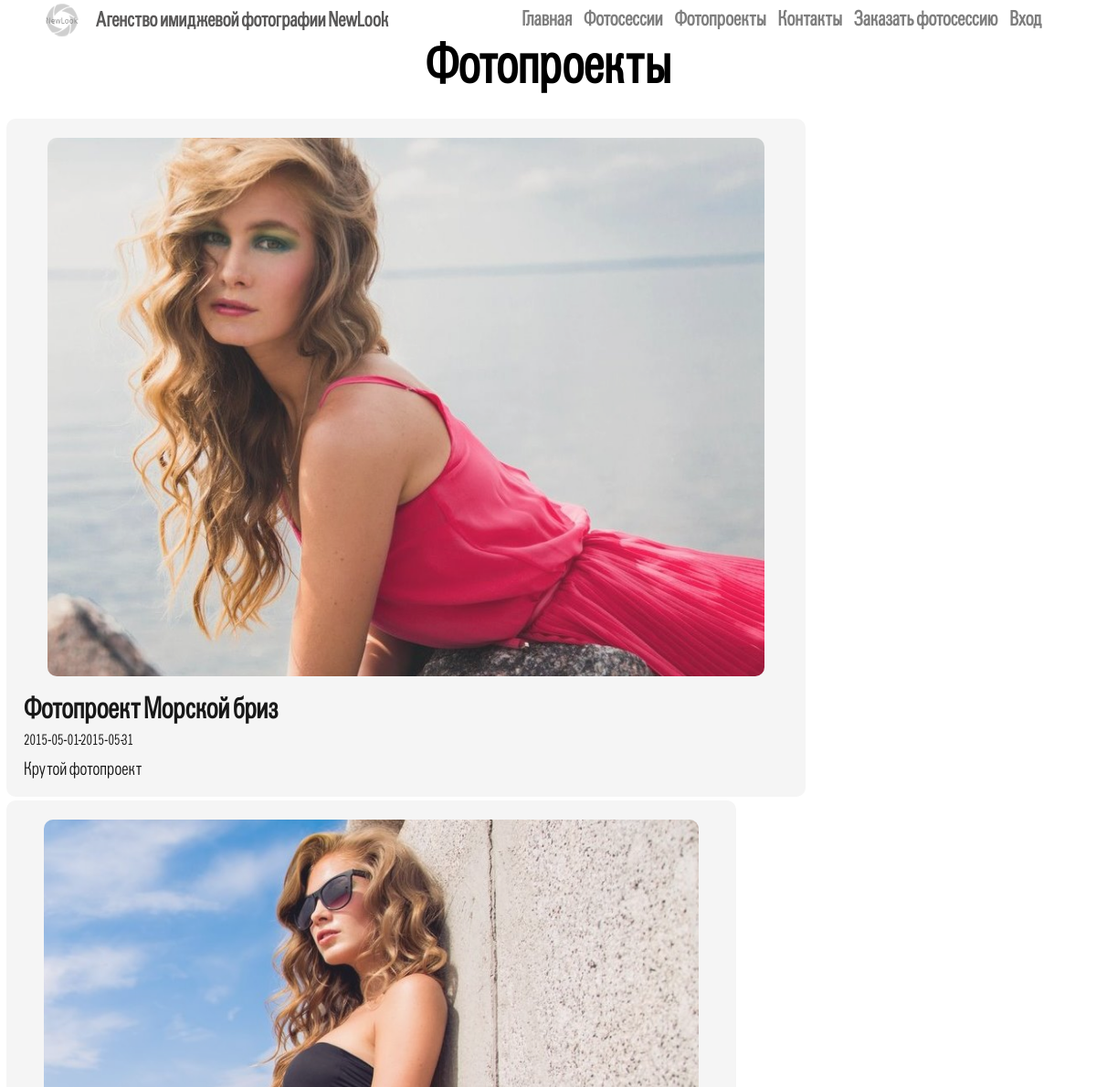
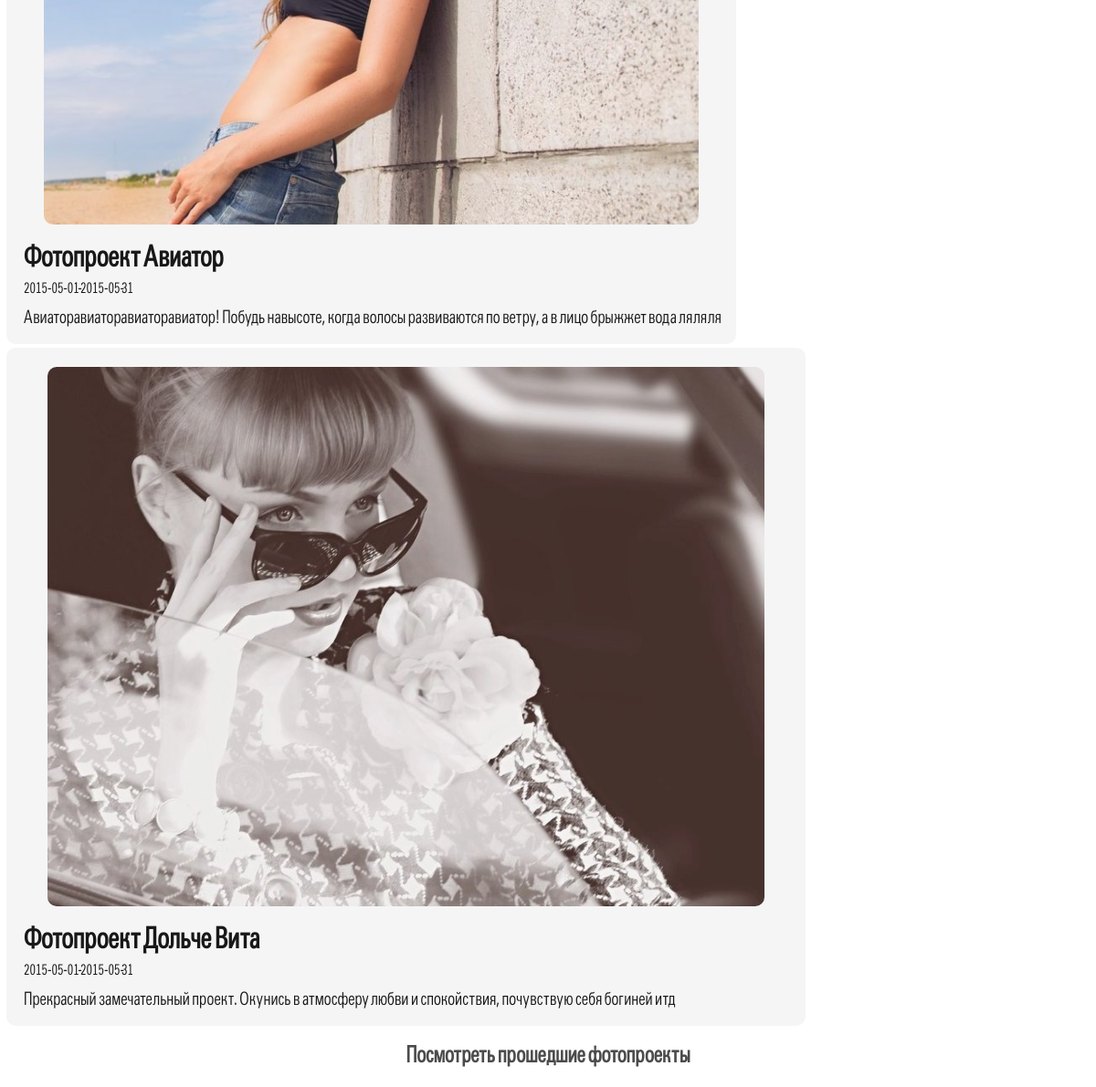
/projects/index.php, run on the app's committed database (2 pictures, top to bottom).
### tables this page shows
CREATE TABLE IF NOT EXISTS `photoproject` (
  `id_project` int(10) NOT NULL AUTO_INCREMENT,
  `name_folder` varchar(15) NOT NULL,
  `name_project` varchar(30) NOT NULL,
  `date_start` date NOT NULL,
  `date_over` date NOT NULL,
  `about_project` varchar(3000) NOT NULL,
  `price` int(10) NOT NULL,
  `makeup` tinyint(1) NOT NULL,
  `hairstylist` tinyint(1) NOT NULL,
  `florist` tinyint(1) NOT NULL,
  `id_location` int(10) NOT NULL,
  `color` varchar(7) NOT NULL,
  `color_butt_txt` varchar(7) NOT NULL,
  `color_butt` varchar(7) NOT NULL,
  PRIMARY KEY (`id_project`)
);

### projects/index.php (the view, shortened to what this page needs)
<html>
<head>
	<link rel="stylesheet" type="text/css" href="../css/style_project.css">
	<link rel="stylesheet" type="text/css" href="../css/style.css">
</head>
<body>
<br>
<h1 class=projects_block_h1>Фотопроекты</h1>
<?
$date_now=date('Y-m-d');
$request= "SELECT id_project, name_project, date_start, date_over, about_project, price, name_folder FROM photoproject WHERE (".$date_now."<date_over) ORDER BY id_project";
$result=mysql_query($request);
while($row=mysql_fetch_array($result)){
if($date_now<$row['date_over']){
echo "<a href='project.php?id=".$row['id_project']."'><table class=table_pr border='0' ><tr><td><img class='title_img_pr' src='".$row['name_folder']."/title_photo.jpg'>";
echo "<h1 class=title_pr_h1>Фотопроект ".$row['name_project']."</h1>";
echo "<p class=about_date_pr>".$row['date_start']."-".$row['date_over']."</p>";
echo "<h2 class=about_pr_h2>".$row['about_project']."</h2>";
echo "</tr></table></a>";
}
}
?>
<a href="others.php"><h2 class="projects_block_h1 a1" style="font-size:25px;">Посмотреть прошедшие фотопроекты</h2></a>
</body>
</html>

### css/style_project.css (style rules this page uses)
.title_img_pr { vertical-align: top; width: 90%; text-align: center; margin: 10px; margin-top: 20px; margin-left: 10px; border-radius: 10px; z-index: 5; }
.table_pr { display:inline; text-align:center; margin: 5px 5px 10px 5px; vertical-align: top; width: 32%; }
td { transition: 1s; opacity: 0.9; background-color:#F4F4F4; border: 0px solid black; border-radius: 10px; }
.title_pr_h1 { margin-bottom: -13px; margin-top:5px; text-align: left; margin-left: 18px; z-index: 5; }
.about_date_pr { font-size: 17px; text-align: left; margin-left: 18px; margin-bottom: 0px; z-index: 5; }
.about_pr_h2 { margin-left: 10px; margin-right: 15px; margin-top: 10px; font-size: 20px; text-align: left; margin-left: 18px; font-weight: normal; z-index: 5; }
.projects_block_h1 { margin-bottom: 20px; margin-top: 15px; font-size: 60px; font-weight: bold; text-align: center; }
.a1 { transition: 1s; opacity: 0.7; }

### css/style.css (style rules this page uses)
a { text-decoration: none; }
body { background: white; margin: 0px; font-family: GroticCn; }
a { color: black; }
#header { background: #FFFFFF; opacity: 0.8; position:fixed; top: 0px; width: 100%; height: 45px; min-width: 1200px; z-index: 999; }
.logo { width: 36px; height: 36px; margin-left: 50px; margin-top: 4px; }
.header_logo_text { font-family: GroticCn; color: #595858; margin-left: 105px; margin-top: -32px; font-size: 1.4em; }
.text_menu { transition: 1s; opacity: 0.5; }
.text_menu_2 { transition: 0s; margin-right: 10px; }
.menu { text-align:right; margin-top: -43px; font-weight: bold; margin-right: 50px; }

### data on the page
photoproject: name_folder (picture), name_project "Морской бриз", date_start "2015-05-01", date_over "2015-05-31", about_project "Крутой фотопроект"
photoproject: name_folder (picture), name_project "Авиатор", date_start "2015-05-01", date_over "2015-05-31", about_project "Авиаторавиаторавиаторавиатор! Побудь навысоте, когда волосы развиваются по ветру, а в лицо брыжжет вода ляляля"
photoproject: name_folder (picture), name_project "Дольче Вита", date_start "2015-05-01", date_over "2015-05-31", about_project "Прекрасный замечательный проект. Окунись в атмосферу любви и спокойствия, почувствую себя богиней итд"
